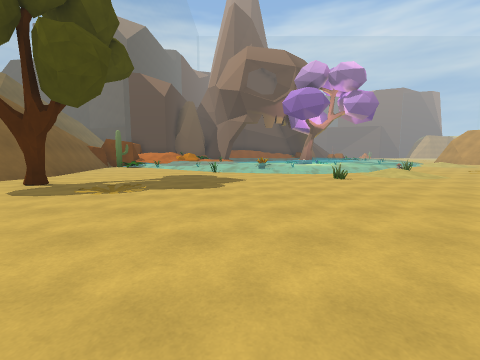
view 1 (above)

24 first-person views from a walk through a Unity game level. The camera is 1.4 m above the floor, tilts 6° down and sees 90° across. The floor is counted in squares, 2 m on a side. Each view is taken from the middle of a square. On the plan, view 1 faces up. The plan holds only what a view shows up to about 9 squares ahead; the rest is blank. The place goes on beyond the plan. The player is left out. Some animated figures are left out.

view 2
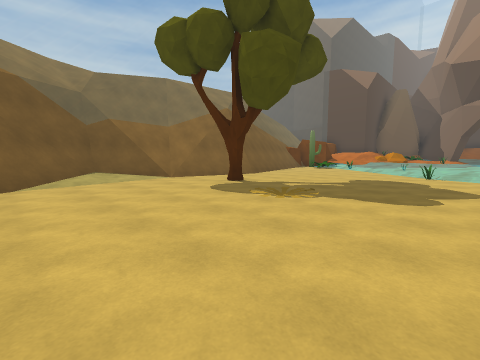

view 3
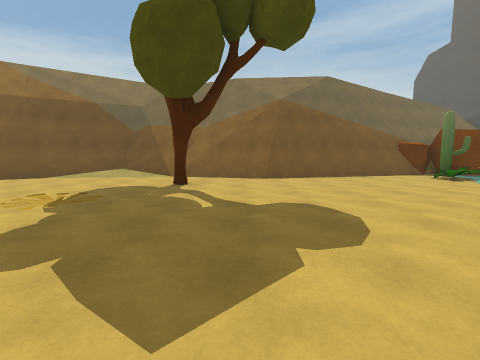

view 4
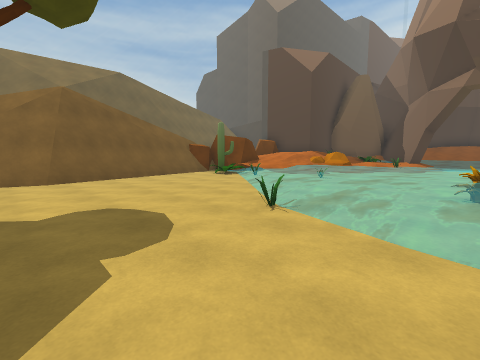

view 5
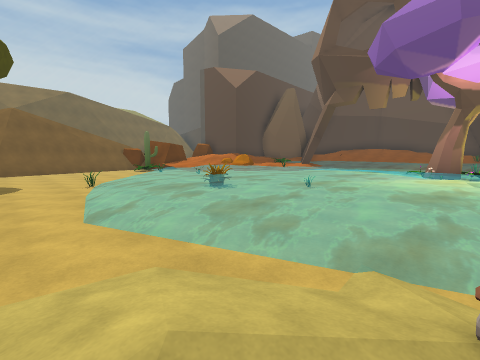

view 6
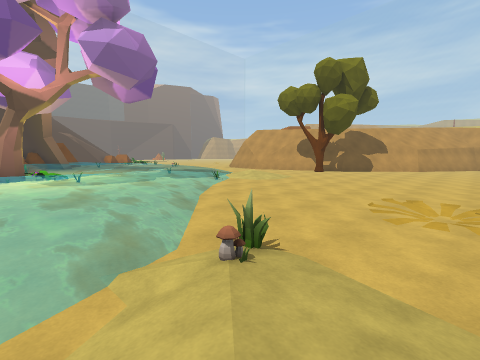

view 7
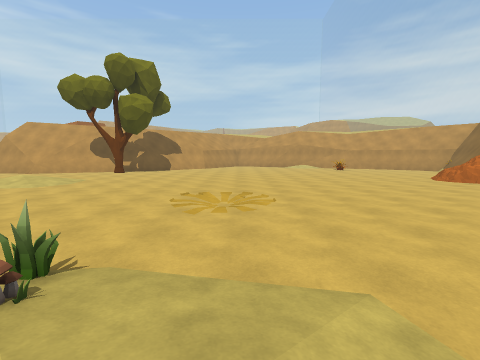

view 8
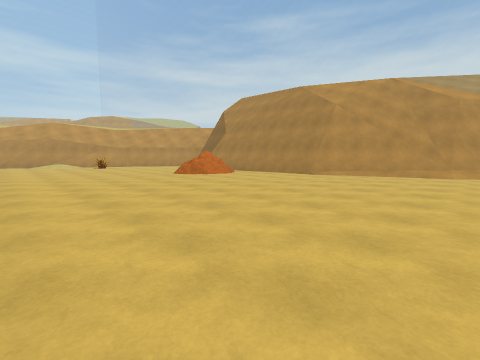

view 9
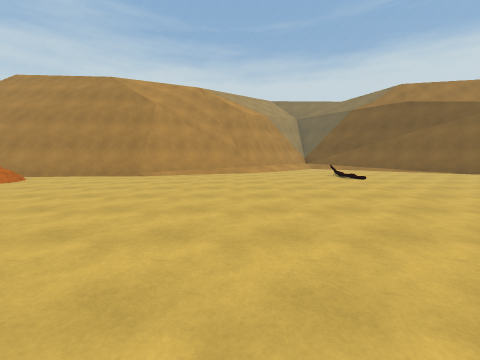

view 10
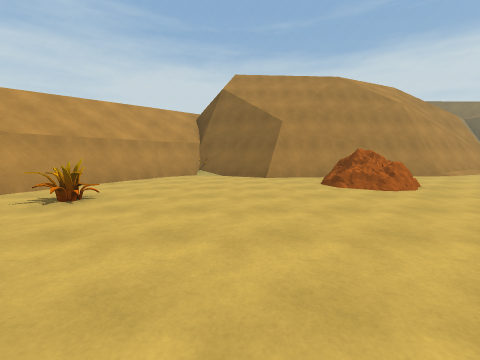

view 11
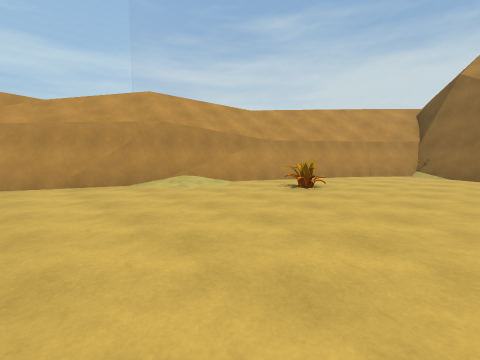

view 12
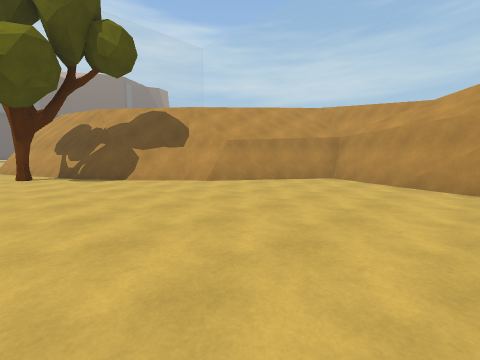

view 13
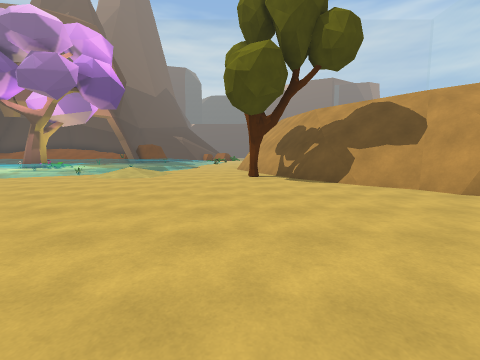

view 14
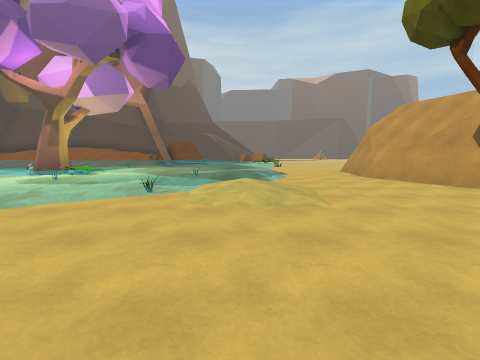

view 15
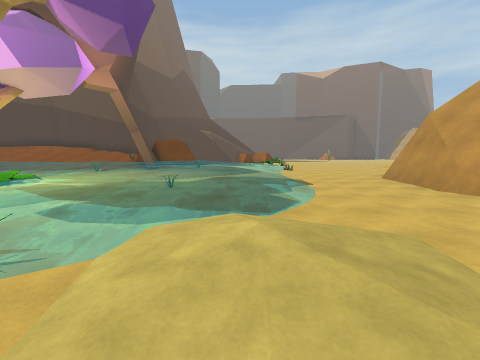

view 16
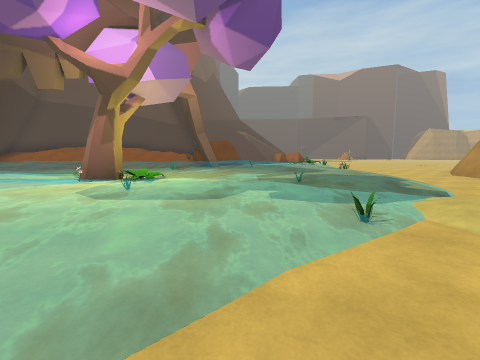

view 17
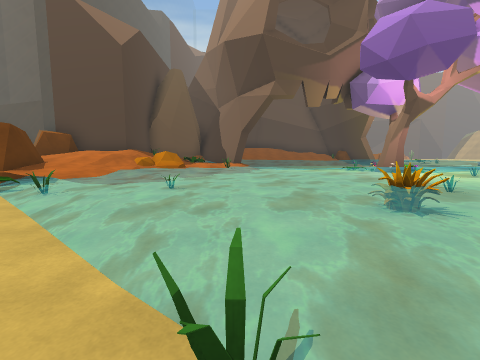

view 18
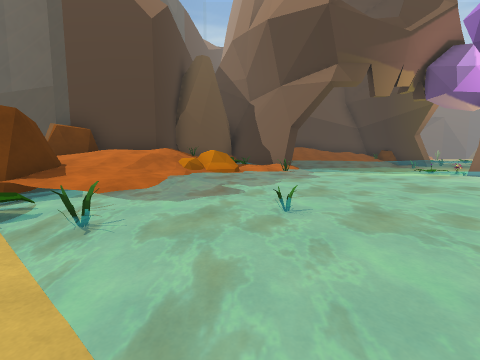

view 19
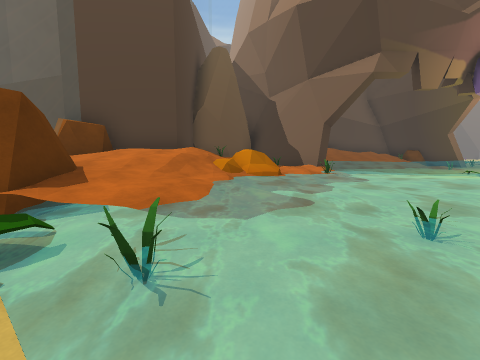

view 20
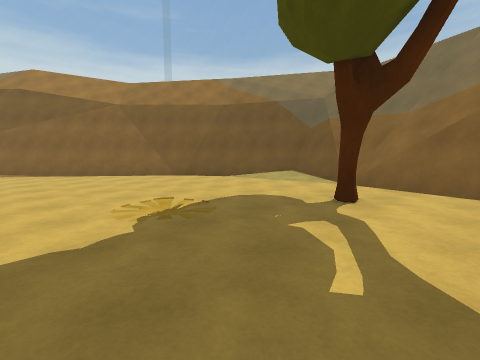

view 21
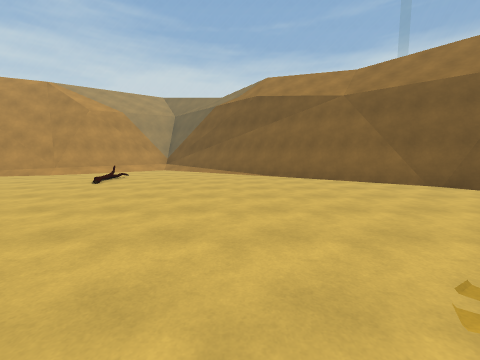

view 22
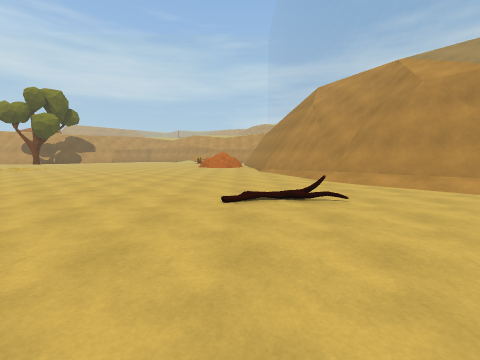

view 23
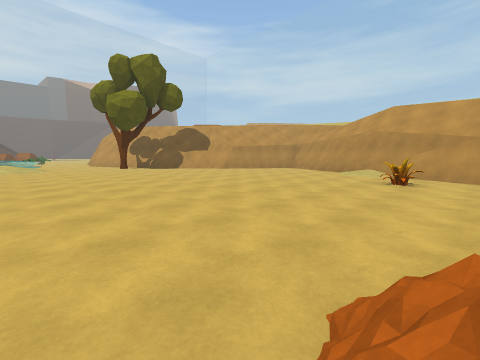

view 24
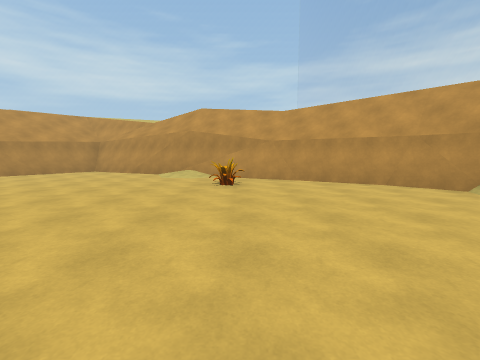

### Floor plan
Key: @ floor where view 1 was taken; # wall or solid block; . main floor; : floor 0.5 m higher than the main floor; + floor 5.25 m higher than the main floor; / step, stairs or slope; = window, fence, low wall or low ledge; ~ water the walk can cross; ≈ water the walk keeps out of; v drop or lower ground; O other object.
Columns run from 8 left of view 1 to 25 right of it. Each row starts with its distance up from view 1.
 22            ~~≈≈≈    ≈~....
 21   #   /#~~~~.~≈≈≈≈≈≈≈~...#
 20  ##  O/~~~~~O.~≈≈≈≈≈≈~...#v
 19 O//O /O~~~~~~#O~≈≈≈≈≈~..v//
 18 O///O:~~~~~~.OO.≈≈  ≈~..v///
 17 ////O~~~~~≈ ~   ≈≈≈≈~~..=#//
 16 OO//~~~~~~≈≈≈ ≈≈≈≈≈~~....#v
 15 OO//~~~~~≈≈≈≈≈≈≈≈≈~~//...##//
 14 #O~~~~O~~≈≈ ≈≈≈≈≈~O.//..O##//
 13 O.OO~~~~≈≈≈ ≈≈≈≈~.........#///
 12 ##...~~~≈O≈≈≈≈≈~...........//=/
 11 ##....~~≈≈≈≈≈≈≈............/##//
 10  #.....O~≈≈≈≈~~.............##///
  9  #........~~./OO.O............##/=
  8  #=..........//................#=#
  7  #.........O./.................#//
  6  #.O..........................#v//
  5 ##............................#//
  4 ##....O......................##//
  3 #/...........................#//
  2 ##.........................O##//
  1  #................../O......#//
  0  ##.....@.........../O.....##//
 -1   ##................/O.....#//
 -2    ###.....O...../#######.=#//
 -3      ##......./####     # #//
 -4       ##...../##         #//+

Where each view was taken, in squares from view 1:
view 1: 0 up, 0 right, facing up
view 2: 1 up, 0 right, facing up-left
view 3: 7 up, 1 right, facing left
view 4: 7 up, 1 right, facing up-left
view 5: 8 up, 6 right, facing up-left
view 6: 8 up, 5 right, facing up-right
view 7: 8 up, 5 right, facing right
view 8: 6 up, 5 right, facing down-right
view 9: 6 up, 6 right, facing down
view 10: 6 up, 16 right, facing down
view 11: 7 up, 16 right, facing down-right
view 12: 5 up, 16 right, facing up-right
view 13: 6 up, 16 right, facing up
view 14: 10 up, 12 right, facing up
view 15: 13 up, 12 right, facing up
view 16: 12 up, 9 right, facing up
view 17: 9 up, 1 left, facing up
view 18: 11 up, 3 left, facing up
view 19: 12 up, 4 left, facing up
view 20: 7 up, 1 left, facing down-left
view 21: 5 up, 1 left, facing down
view 22: 1 down, 1 left, facing right
view 23: 1 up, 12 right, facing up-right
view 24: 2 up, 13 right, facing right
